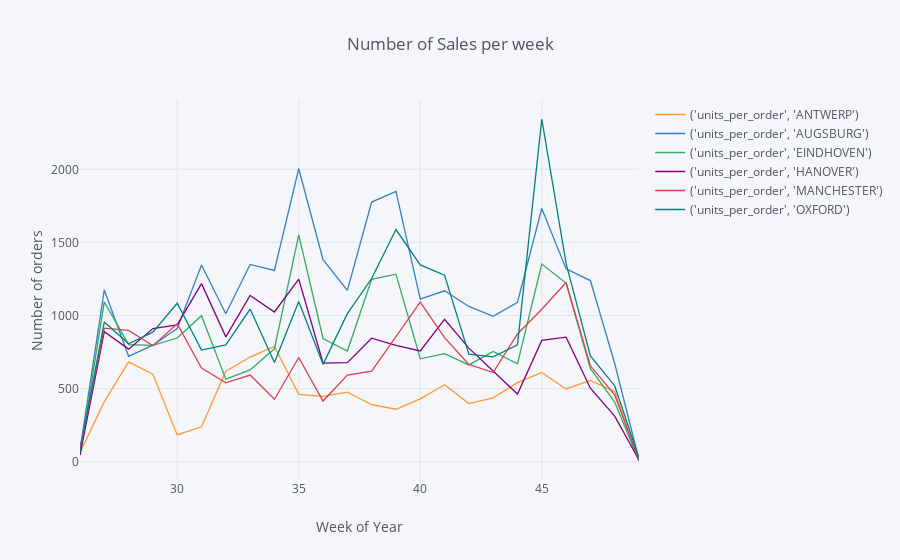

The notebook cell saved with this chart:
### Code cell
df.groupby(['facility','Week_of_year']).sum()['units_per_order'].reset_index().pivot_table(columns = 'facility',index='Week_of_year').iplot(title='Number of Sales per week',xTitle='Week of Year',yTitle='Number of orders')

### Figure 1 — Plotly figure (JSON) as saved in the notebook; plotly's stock layout.template omitted (floating-point values rounded to 4 significant figures)
{"data": [{"line": {"color": "rgba(255, 153, 51, 1.0)", "dash": "solid", "shape": "linear", "width": 1.3}, "mode": "lines", "name": "('units_per_order', 'ANTWERP')", "text": "", "type": "scatter", "uid": "4d6766c2-bf5c-45c7-a200-4866dcdd04e2", "x": [26, 27, 28, 29, 30, 31, 32, 33, 34, 35, 36, 37, 38, 39, 40, 41, 42, 43, 44, 45, 46, 47, 48, 49], "y": [62, 411, 683, 599, 183, 239, 619, 716, 789, 461, 447, 476, 390, 359, 430, 527, 398, 437, 541, 611, 498, 556, 481, 5]}, {"line": {"color": "rgba(55, 128, 191, 1.0)", "dash": "solid", "shape": "linear", "width": 1.3}, "mode": "lines", "name": "('units_per_order', 'AUGSBURG')", "text": "", "type": "scatter", "uid": "4c4ba49c-ce3f-492a-9ad2-b329776e4368", "x": [26, 27, 28, 29, 30, 31, 32, 33, 34, 35, 36, 37, 38, 39, 40, 41, 42, 43, 44, 45, 46, 47, 48, 49], "y": [79, 1175, 721, 797, 911, 1346, 1012, 1349, 1308, 2004, 1382, 1172, 1776, 1849, 1112, 1169, 1062, 994, 1090, 1732, 1319, 1239, 672, 14]}, {"line": {"color": "rgba(50, 171, 96, 1.0)", "dash": "solid", "shape": "linear", "width": 1.3}, "mode": "lines", "name": "('units_per_order', 'EINDHOVEN')", "text": "", "type": "scatter", "uid": "a5bc6bcf-4a70-43ec-a021-528cf97f6ef2", "x": [26, 27, 28, 29, 30, 31, 32, 33, 34, 35, 36, 37, 38, 39, 40, 41, 42, 43, 44, 45, 46, 47, 48, 49], "y": [48, 1093, 801, 796, 846, 999, 565, 628, 772, 1552, 843, 757, 1247, 1283, 704, 739, 662, 754, 669, 1352, 1222, 638, 408, 5]}, {"line": {"color": "rgba(128, 0, 128, 1.0)", "dash": "solid", "shape": "linear", "width": 1.3}, "mode": "lines", "name": "('units_per_order', 'HANOVER')", "text": "", "type": "scatter", "uid": "0930bc3f-4d48-4fa7-8702-717d6a8ff4f1", "x": [26, 27, 28, 29, 30, 31, 32, 33, 34, 35, 36, 37, 38, 39, 40, 41, 42, 43, 44, 45, 46, 47, 48, 49], "y": [46, 889, 770, 911, 936, 1218, 854, 1138, 1024, 1249, 675, 678, 845, 796, 758, 974, 777, 623, 463, 830, 852, 503, 312, 12]}, {"line": {"color": "rgba(219, 64, 82, 1.0)", "dash": "solid", "shape": "linear", "width": 1.3}, "mode": "lines", "name": "('units_per_order', 'MANCHESTER')", "text": "", "type": "scatter", "uid": "e768b782-31d1-4c05-b935-69a73f057e61", "x": [26, 27, 28, 29, 30, 31, 32, 33, 34, 35, 36, 37, 38, 39, 40, 41, 42, 43, 44, 45, 46, 47, 48, 49], "y": [90, 914, 898, 793, 944, 640, 540, 593, 427, 713, 415, 592, 619, 851, 1091, 849, 666, 610, 874, 1043, 1226, 656, 457, 10]}, {"line": {"color": "rgba(0, 128, 128, 1.0)", "dash": "solid", "shape": "linear", "width": 1.3}, "mode": "lines", "name": "('units_per_order', 'OXFORD')", "text": "", "type": "scatter", "uid": "5bde3232-fb74-459c-baba-daa35df71102", "x": [26, 27, 28, 29, 30, 31, 32, 33, 34, 35, 36, 37, 38, 39, 40, 41, 42, 43, 44, 45, 46, 47, 48, 49], "y": [70, 956, 807, 886, 1084, 764, 799, 1044, 679, 1096, 666, 1013, 1253, 1588, 1346, 1276, 735, 717, 799, 2344, 1356, 723, 520, 25]}], "layout": {"legend": {"bgcolor": "#F5F6F9", "font": {"color": "#4D5663"}}, "paper_bgcolor": "#F5F6F9", "plot_bgcolor": "#F5F6F9", "title": {"font": {"color": "#4D5663"}, "text": "Number of Sales per week"}, "xaxis": {"gridcolor": "#E1E5ED", "showgrid": true, "tickfont": {"color": "#4D5663"}, "title": {"font": {"color": "#4D5663"}, "text": "Week of Year"}, "zerolinecolor": "#E1E5ED"}, "yaxis": {"gridcolor": "#E1E5ED", "showgrid": true, "tickfont": {"color": "#4D5663"}, "title": {"font": {"color": "#4D5663"}, "text": "Number of orders"}, "zerolinecolor": "#E1E5ED"}}}
